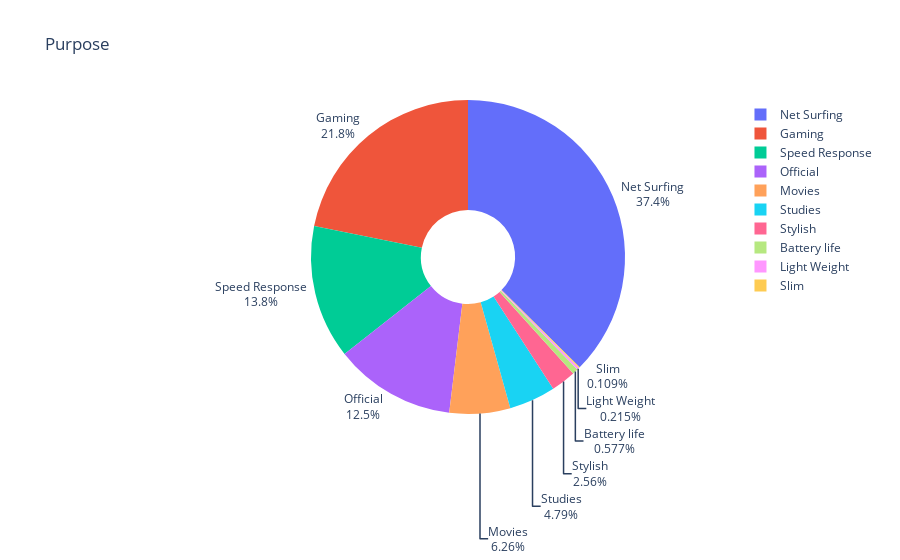

Write notebook code for a chart like this one.
### Markdown cell above
### 3.6 Porpose

### Code cell
purpose_df = df['Purpose'].value_counts()

plt.figure(figsize = (15, 8))
fig = px.pie(purpose_df, values=purpose_df.values, names=purpose_df.index, hole=.3, 
             color=purpose_df.index,
             title="Purpose")
fig.update_traces(textposition='outside', textinfo='percent+label')
fig.show()

### Figure 1 — Plotly figure (JSON) as saved in the notebook; plotly's stock layout.template omitted (floating-point values rounded to 4 significant figures)
{"data": [{"customdata": [["Net Surfing"], ["Gaming"], ["Speed Response"], ["Official"], ["Movies"], ["Studies"], ["Stylish"], ["Battery life"], ["Light Weight"], ["Slim"]], "domain": {"x": [0, 1], "y": [0, 1]}, "hole": 0.3, "hovertemplate": "index=%{customdata[0]}<br>value=%{value}<extra></extra>", "labels": ["Net Surfing", "Gaming", "Speed Response", "Official", "Movies", "Studies", "Stylish", "Battery life", "Light Weight", "Slim"], "legendgroup": "", "marker": {"colors": ["#636efa", "#EF553B", "#00cc96", "#ab63fa", "#FFA15A", "#19d3f3", "#FF6692", "#B6E880", "#FF97FF", "#FECB52"]}, "name": "", "showlegend": true, "textinfo": "percent+label", "textposition": "outside", "type": "pie", "values": [32321, 18864, 11897, 10794, 5405, 4139, 2211, 499, 186, 94]}], "layout": {"legend": {"tracegroupgap": 0}, "title": {"text": "Purpose"}}}
